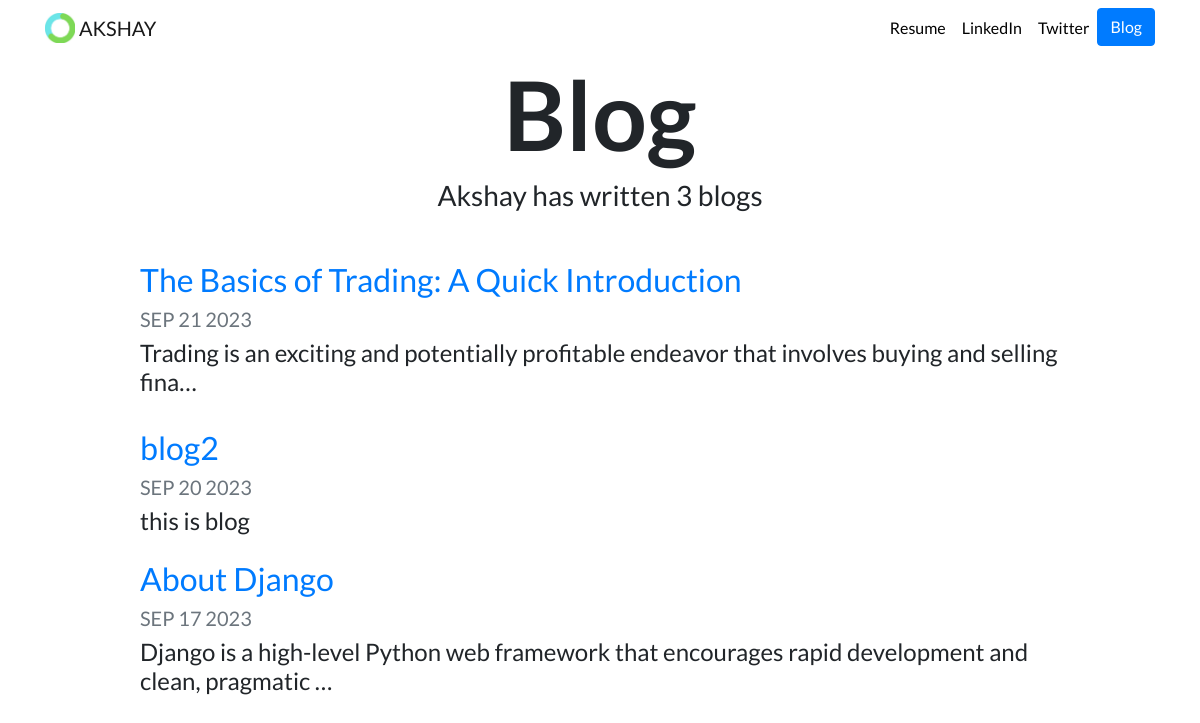
Screenshot of /blog/ with the database file from the repository.
### blog/models.py (models this page shows, shortened)
class Blog(models.Model):
    title = models.CharField(max_length=200)
    discription = models.TextField(max_length=50000)
    date = models.DateField()

### blog/views.py (the view)
# urls.py: path('',views.all_blogs, name='all_blogs'),
def all_blogs(request):
    blogs = Blog.objects.order_by('-date')
    return render( request, 'blog/all_blog.html',{ 'blogs':blogs })

### blog/templates/blog/all_blog.html
{% extends "portfolio/base.html" %}
{% load static %}
{% block content %}
<h1 id="blogtitle" class="font-weight-bold text-center">Blog</h1>
<h3 class="text-center mb-5">Akshay has written {{ blogs.count }} blog{{ blogs.count|pluralize }}</h3>
{% for blog in blogs %}
<div class="row justify-content-center my-3">
  <div class="col-md-10">
    <a href="{% url 'blog:details' blog.id %}">
      <h2>{{ blog.title }}</h2>
    </a>
    <h5 class="text-muted">{{ blog.date|date:'M d Y'|upper }}</h5>
    <h4>{{ blog.discription|safe|truncatechars:100 }}</h4>
  </div>
</div>
{% endfor %}
{% endblock %}

### portfolio/static/portfolio/custom.css (style rules this page uses)
body { font-family: 'Lato', sans-serif; }
#blogtitle { font-size: 6rem; }

### rows the page displays
Blog: title "The Basics of Trading: A Quick Introduction", date "SEP 21 2023", discription "Trading is an exciting and potentially profitable endeavor that involves buying and selling fina…"
Blog: title "blog2", date "SEP 20 2023", discription "this is blog"
Blog: title "About Django", date "SEP 17 2023", discription "Django is a high-level Python web framework that encourages rapid development and clean, pragmatic …"

### other values shown
{{ blogs.count }} "3"
